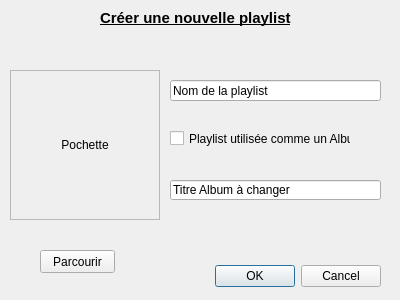
<?xml version="1.0" encoding="UTF-8"?>
<ui version="4.0">
 <class>DialogAjoutPlaylist</class>
 <widget class="QDialog" name="DialogAjoutPlaylist">
  <property name="geometry">
   <rect>
    <x>0</x>
    <y>0</y>
    <width>400</width>
    <height>300</height>
   </rect>
  </property>
  <property name="windowTitle">
   <string>Dialog</string>
  </property>
  <widget class="QDialogButtonBox" name="buttonBox">
   <property name="geometry">
    <rect>
     <x>40</x>
     <y>260</y>
     <width>341</width>
     <height>32</height>
    </rect>
   </property>
   <property name="orientation">
    <enum>Qt::Horizontal</enum>
   </property>
   <property name="standardButtons">
    <set>QDialogButtonBox::Cancel|QDialogButtonBox::Ok</set>
   </property>
  </widget>
  <widget class="QLabel" name="label">
   <property name="geometry">
    <rect>
     <x>100</x>
     <y>10</y>
     <width>281</width>
     <height>16</height>
    </rect>
   </property>
   <property name="font">
    <font>
     <pointsize>11</pointsize>
     <weight>75</weight>
     <italic>false</italic>
     <bold>true</bold>
     <underline>true</underline>
    </font>
   </property>
   <property name="text">
    <string>Créer une nouvelle playlist</string>
   </property>
  </widget>
  <widget class="QLineEdit" name="Titre">
   <property name="geometry">
    <rect>
     <x>170</x>
     <y>80</y>
     <width>211</width>
     <height>21</height>
    </rect>
   </property>
   <property name="text">
    <string>Nom de la playlist</string>
   </property>
  </widget>
  <widget class="QLabel" name="Pochette">
   <property name="geometry">
    <rect>
     <x>10</x>
     <y>70</y>
     <width>150</width>
     <height>150</height>
    </rect>
   </property>
   <property name="frameShape">
    <enum>QFrame::StyledPanel</enum>
   </property>
   <property name="text">
    <string>Pochette</string>
   </property>
   <property name="alignment">
    <set>Qt::AlignCenter</set>
   </property>
  </widget>
  <widget class="QLineEdit" name="AlbumChanger">
   <property name="geometry">
    <rect>
     <x>170</x>
     <y>180</y>
     <width>211</width>
     <height>20</height>
    </rect>
   </property>
   <property name="text">
    <string>Titre Album à changer</string>
   </property>
  </widget>
  <widget class="QPushButton" name="pushButton">
   <property name="geometry">
    <rect>
     <x>40</x>
     <y>250</y>
     <width>75</width>
     <height>23</height>
    </rect>
   </property>
   <property name="text">
    <string>Parcourir</string>
   </property>
  </widget>
  <widget class="QCheckBox" name="PlaylistenAlbum">
   <property name="geometry">
    <rect>
     <x>170</x>
     <y>130</y>
     <width>181</width>
     <height>17</height>
    </rect>
   </property>
   <property name="text">
    <string>Playlist utilisée comme un Album</string>
   </property>
  </widget>
  <widget class="QLabel" name="Id_Poch">
   <property name="geometry">
    <rect>
     <x>60</x>
     <y>230</y>
     <width>46</width>
     <height>13</height>
    </rect>
   </property>
   <property name="text">
    <string/>
   </property>
  </widget>
 </widget>
 <resources/>
 <connections>
  <connection>
   <sender>buttonBox</sender>
   <signal>accepted()</signal>
   <receiver>DialogAjoutPlaylist</receiver>
   <slot>accept()</slot>
   <hints>
    <hint type="sourcelabel">
     <x>248</x>
     <y>254</y>
    </hint>
    <hint type="destinationlabel">
     <x>157</x>
     <y>274</y>
    </hint>
   </hints>
  </connection>
  <connection>
   <sender>buttonBox</sender>
   <signal>rejected()</signal>
   <receiver>DialogAjoutPlaylist</receiver>
   <slot>reject()</slot>
   <hints>
    <hint type="sourcelabel">
     <x>316</x>
     <y>260</y>
    </hint>
    <hint type="destinationlabel">
     <x>286</x>
     <y>274</y>
    </hint>
   </hints>
  </connection>
 </connections>
</ui>
